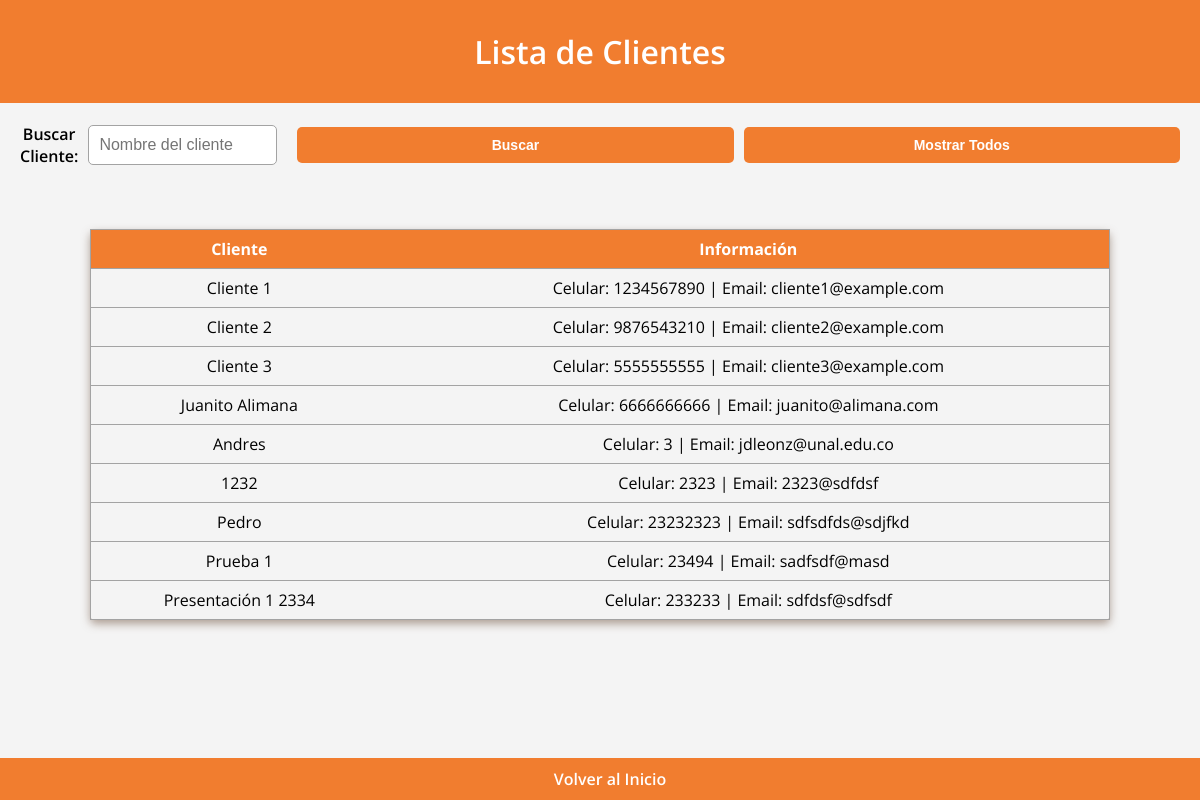
/lista_clientes, run on an earlier commit of the app's database.
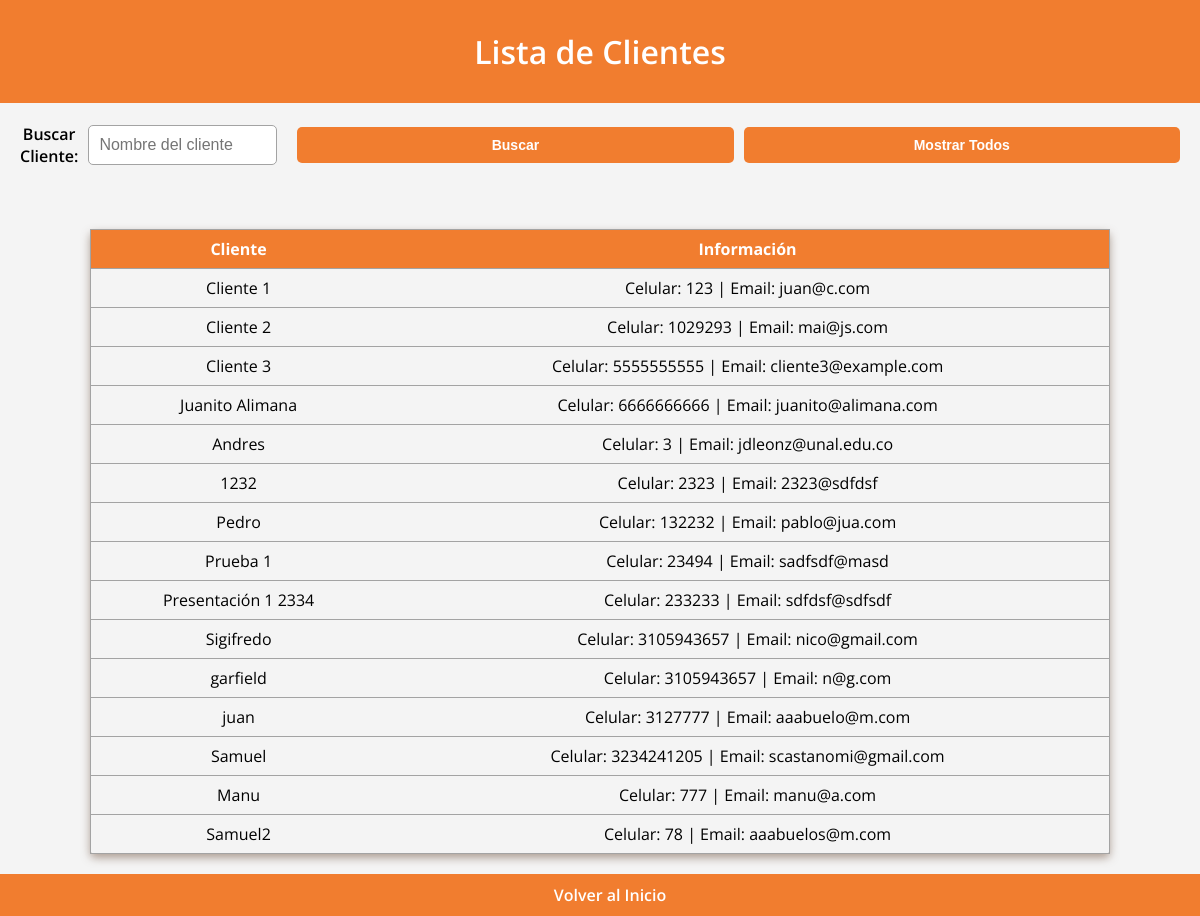
And on a later commit of the database.
### app.py (models this page shows, shortened)
class Cliente(db.Model):
    id = db.Column(db.Integer, primary_key=True)
    nombre = db.Column(db.String(100), nullable=False)
    celular = db.Column(db.Integer, nullable=False)
    email = db.Column(db.String(100), nullable=False)
    """
    cotizacion_id = db.Column(db.Integer, db.ForeignKey('cotizacion.id'))
    cotizaciones = db.relationship('Cotizacion', back_populates='clienten', order_by='Cotizacion.id')
    """

### app.py (the view)
@app.route('/lista_clientes')
def listar_clientes():
    clientes = Cliente.query.all()
    return render_template('lista_clientes.html', clientes=clientes)

### templates/lista_clientes.html (shortened to what this page needs)
<!DOCTYPE html>
<html lang="es">
<head>
    <link rel="stylesheet" href="{{ url_for('static', filename='styleListaCotizaciones.css') }}">
</head>
<body>
    <header>
        <h1>Lista de Clientes</h1>
    </header>
    <div class="content">
        <div class="busqueda">
            <label for="buscar">Buscar Cliente:</label>
            <input type="text" id="buscar" placeholder="Nombre del cliente">
            <button onclick="buscarCliente()">Buscar</button>
            <button onclick="mostrarTodosClientes()">Mostrar Todos</button>
        </div>
        <br>
        <table id="myTable">
            <thead>
                <tr>
                    <th>Cliente</th>
                    <th>Información</th>
                </tr>
            </thead>
            <tbody>
                {% for cliente in clientes %}
                <tr>
                    <td>{{ cliente.nombre }}</td>
                    <td>Celular: {{ cliente.celular }} | Email: {{ cliente.email }}</td>
                </tr>
                {% endfor %}
            </tbody>
        </table>
    </div>
    <footer>
        <a href="/" class="support-link">Volver al Inicio</a>
    </footer>
</body>
</html>

### static/styleListaCotizaciones.css (style rules this page uses)
html, body { height: 100%; margin: 0; }
body { display: flex; flex-direction: column; font-family: 'Open Sans', Arial, sans-serif; padding: 0; box-sizing: border-box; background-color: #f4f4f4; }
.content { flex: 1; }
header { background-color: #f17d2f; color: white; padding: 30px; text-align: center; position: relative; }
h1 { margin: 0; font-weight: 600; }
table { width: 85%; margin: 20px auto; border-collapse: collapse; border: 1px solid #a3a3a3; border-radius: 5px; box-shadow: 0 4px 8px #6b4e3a80; }
th, td { padding: 8px; text-align: center; border-bottom: 1px solid #a3a3a3; }
th { background-color: #f17d2f; color: white; }
.busqueda { text-align: center; margin: 20px; }
input[type="text"], button { display: inline-block; vertical-align: middle; }
input[type="text"] { padding: 10px; border-radius: 5px; border: 1px solid #a3a3a3; width: 40%; font-size: 16px; }
button { padding: 5px 10px; margin-left: 10px; background-color: #f17d2f; color: white; border: none; border-radius: 5px; font-size: 14px; cursor: pointer; transition: background-color 0.3s ease; }
footer { background-color: #f17d2f; color: white; padding: 10px; text-align: center; width: 100%; }
.support-link { color: white; text-decoration: none; font-weight: 600; }
label { font-weight: 600; margin-right: 10px; }
button { background-color: #f17d2f; color: white; border: none; border-radius: 5px; padding: 10px 15px; cursor: pointer; font-weight: 600; transition: background-color 0.3s ease; width: 100%; }
.busqueda { display: flex; justify-content: center; align-items: center; }
.busqueda input[type="text"] { width: 40%; margin-right: 10px; }

What changed in the data, as far as the page shows it:
changed Cliente "Cliente 1": celular "1234567890" → "123"; email "cliente1@example.com" → "juan@c.com"
changed Cliente "Cliente 2": celular "9876543210" → "1029293"; email "cliente2@example.com" → "mai@js.com"
changed Cliente "Pedro": celular "23232323" → "132232"; email "sdfsdfds@sdjfkd" → "pablo@jua.com"
added Cliente: nombre "Sigifredo", celular "3105943657", email "nico@gmail.com"
added Cliente: nombre "garfield", celular "3105943657", email "n@g.com"
added Cliente: nombre "juan", celular "3127777", email "aaabuelo@m.com"
added Cliente: nombre "Samuel", celular "3234241205", email "scastanomi@gmail.com"
added Cliente: nombre "Manu", celular "777", email "manu@a.com"
added Cliente: nombre "Samuel2", celular "78", email "aaabuelos@m.com"
